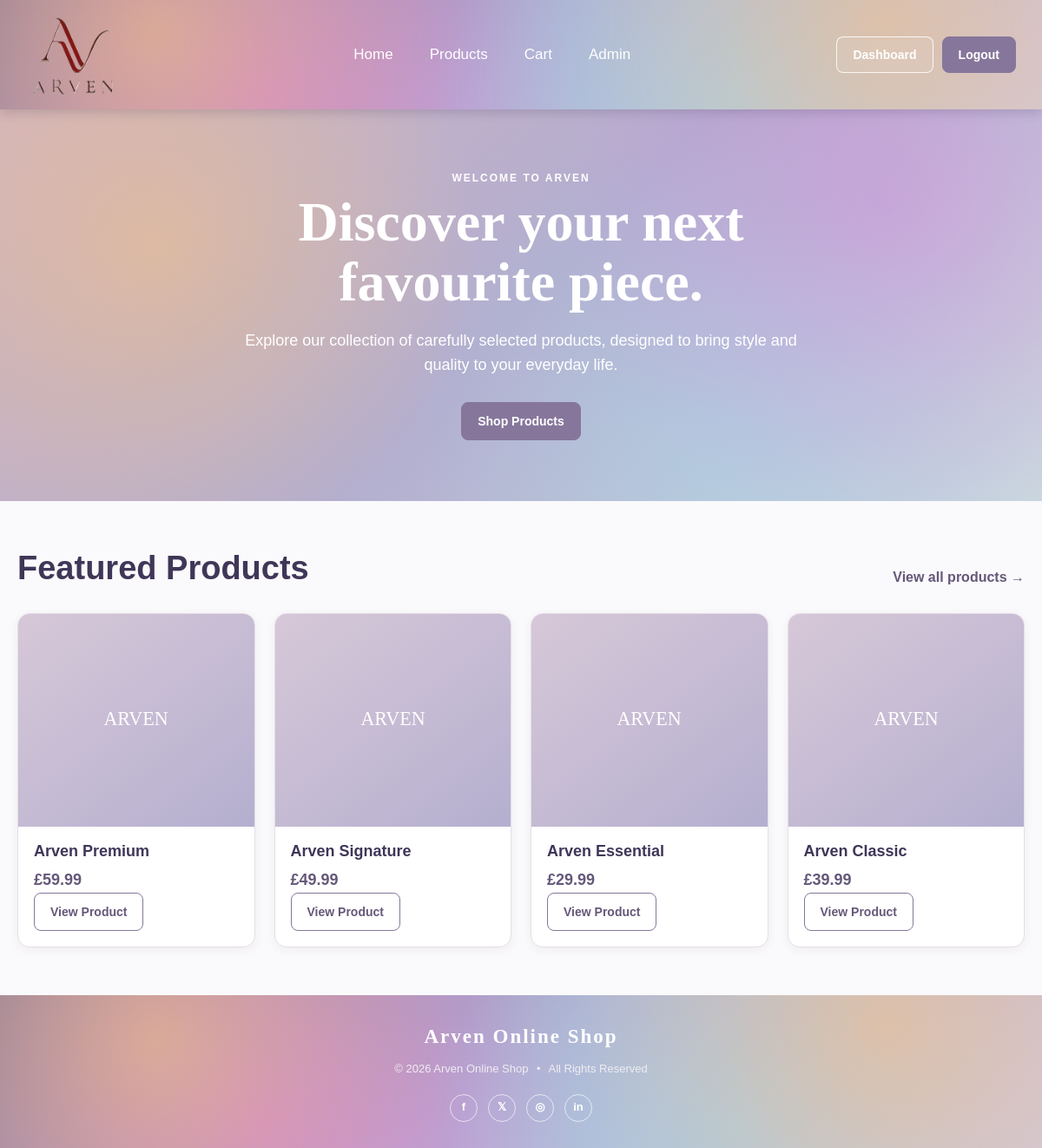
The page / (signed in) on the database its author committed.
### tables this page shows
CREATE TABLE `products` (
    `product_id` INT UNSIGNED NOT NULL AUTO_INCREMENT,
    `name` VARCHAR(100) NOT NULL,
    `price` DECIMAL(10,2) NOT NULL,
    `size` ENUM('S','M','L','XL','XXL') NOT NULL DEFAULT 'M',
    `image` VARCHAR(255) NOT NULL DEFAULT 'product-placeholder.svg',
    `stock` INT UNSIGNED NOT NULL DEFAULT 0,
    `description` TEXT NOT NULL,
    `created_at` TIMESTAMP NOT NULL DEFAULT CURRENT_TIMESTAMP,
    PRIMARY KEY (`product_id`)
);

### app/Controllers/HomeController.php (called while the page is built, shortened)
<?php
require_once BASE_PATH . '/app/Core/Database.php';
class HomeController
{
    public function index(): void
    {
        $db = new Database();
        $stmt = $db->pdo->query(
            "SELECT product_id, name, price, image, stock, description
             FROM products
             ORDER BY product_id DESC
             LIMIT 4"
        );
        $featured = $stmt->fetchAll();
        require BASE_PATH . '/app/Views/layout.php';
    }
}

### public/index.php (called while the page is built, shortened)
<?php
$router = new Router();
$router->dispatch();

### app/core/Database.php (called while the page is built, shortened)
<?php
class Database
{
    private string $host = 'localhost';
    private string $db = 'arven';
    private string $user = 'root';
    private string $pass = '';
    private string $charset = 'utf8mb4';
    public function __construct()
    {
        $dsn = "mysql:host={$this->host};dbname={$this->db};charset={$this->charset}";
        $options = [
            PDO::ATTR_ERRMODE => PDO::ERRMODE_EXCEPTION,
            PDO::ATTR_DEFAULT_FETCH_MODE => PDO::FETCH_ASSOC,
            PDO::ATTR_EMULATE_PREPARES => false,
        ];
        try {
            $this->pdo = new PDO($dsn, $this->user, $this->pass, $options);
        } catch (PDOException $e) {
            http_response_code(500);
            die('Database connection failed. Check your database settings.');
        }
    }
}

### app/Views/Home.php (the view)
<section class="hero">
    <div class="hero-content">
        <p class="eyebrow">WELCOME TO ARVEN</p>
        <h1>Discover your next favourite piece.</h1>
        <p>Explore our collection of carefully selected products, designed to bring style and quality to your everyday life.</p>
        <a href="/products" class="btn btn-primary">Shop Products</a>
    </div>
</section>
<section class="page-section">
    <div class="section-heading">
        <h2>Featured Products</h2>
        <a href="/products">View all products →</a>
    </div>
    <?php if (empty($featured)): ?>
        <div class="empty-state">
            <h3>No products yet</h3>
            <p>Add products from the admin panel to display them here.</p>
        </div>
    <?php else: ?>
        <div class="product-grid">
            <?php foreach ($featured as $product): ?>
                <?php
                    $image = !empty($product['image']) ? $product['image'] : 'product-placeholder.svg';
                    $imagePath = '/assets/images/' . rawurlencode($image);
                ?>
                <article class="product-card">
                    <a href="/product?id=<?= (int)$product['product_id'] ?>" class="product-image-link">
                        <img src="<?= htmlspecialchars($imagePath) ?>"
                             alt="<?= htmlspecialchars($product['name']) ?>">
                    </a>
                    <div class="product-card-body">
                        <h3><?= htmlspecialchars($product['name']) ?></h3>
                        <p class="product-price">£<?= number_format((float)$product['price'], 2) ?></p>
                        <a href="/product?id=<?= (int)$product['product_id'] ?>"
                           class="btn btn-secondary">
                            View Product
                        </a>
                    </div>
                </article>
            <?php endforeach; ?>
        </div>
    <?php endif; ?>
</section>

### public/assets/css/style.css (style rules this page uses)
:root { --purple: #86769b; --purple-dark: #655879; --purple-light: #b3aecf; --cream: #f7f3f5; --text: #3f3658; --muted: #6f6879; --white: #ffffff; --border: #e4dfe7; --danger: #b64d5a; --success: #3f8a67; --shadow: 0 8px 25px rgba(63, 54, 88, 0.12); }
* { box-sizing: border-box; margin: 0; padding: 0; }
html { min-height: 100%; scroll-behavior: smooth; }
body { min-height: 100vh; display: flex; flex-direction: column; background: #faf9fb; color: var(--text); font-family: Arial, sans-serif; line-height: 1.6; }
a { color: inherit; }
button, .btn, .nav-button, .site-nav a, .mobile-menu a { transition: 0.2s ease; }
.page-section { width: min(1180px, calc(100% - 40px)); margin: 0 auto; padding: 55px 0; }
.eyebrow { margin-bottom: 6px; color: var(--purple-dark); font-size: 12px; font-weight: 700; letter-spacing: 2px; }
.page-section h1, .page-section h2, .page-section h3 { line-height: 1.2; }
.section-heading { display: flex; align-items: flex-end; justify-content: space-between; gap: 20px; margin-bottom: 28px; }
.section-heading h1, .section-heading h2 { font-size: clamp(28px, 4vw, 38px); }
.section-heading > a { color: var(--purple-dark); text-decoration: none; font-weight: 600; }
.hero { min-height: 440px; display: flex; align-items: center; justify-content: center; padding: 70px 20px; text-align: center; background: radial-gradient(circle at 15% 35%, rgba(240,192,132,.55), transparent 35%), radial-gradient(circle at 85% 25%, rgba(228,111,224,.30), transparent 35%), radial-gradient(circle at 70% 85%, rgba(155,219,237,.35), transparent 40%), linear-gradient(135deg, #d0b4c2, #b3aecf, #cbd6df); }
.hero-content { max-width: 760px; }
.hero .eyebrow { color: #ffffff; }
.hero h1 { margin-bottom: 18px; color: #ffffff; font-family: Georgia, "Times New Roman", serif; font-size: clamp(38px, 6vw, 64px); line-height: 1.08; }
.hero p:not(.eyebrow) { max-width: 650px; margin: 0 auto 28px; color: #ffffff; font-size: 18px; }
.btn { display: inline-flex; align-items: center; justify-content: center; min-height: 44px; padding: 9px 18px; border: 1px solid transparent; border-radius: 8px; text-decoration: none; font-size: 14px; font-weight: 700; cursor: pointer; }
.btn-primary { background: var(--purple); color: #ffffff; border-color: var(--purple); }
.btn-secondary { background: #ffffff; color: var(--purple-dark); border-color: var(--purple); }
.product-grid { display: grid; grid-template-columns: repeat(4, minmax(0, 1fr)); gap: 22px; }
.product-card { overflow: hidden; background: #ffffff; border: 1px solid var(--border); border-radius: 14px; box-shadow: 0 3px 12px rgba(63,54,88,.06); }
.product-image-link { display: block; }
.product-card img { width: 100%; height: 245px; display: block; object-fit: cover; background: #eeeaf0; }
.product-card-body { padding: 18px; }
.product-card h2, .product-card h3 { margin-bottom: 8px; font-size: 18px; }
.product-price, .product-detail-price { color: var(--purple-dark); font-weight: 700; font-size: 18px; }

### rows shown on the page
products: image (placeholder picture), name "Arven Premium", price "59.99"
products: image (placeholder picture), name "Arven Signature", price "49.99"
products: image (placeholder picture), name "Arven Essential", price "29.99"
products: image (placeholder picture), name "Arven Classic", price "39.99"
